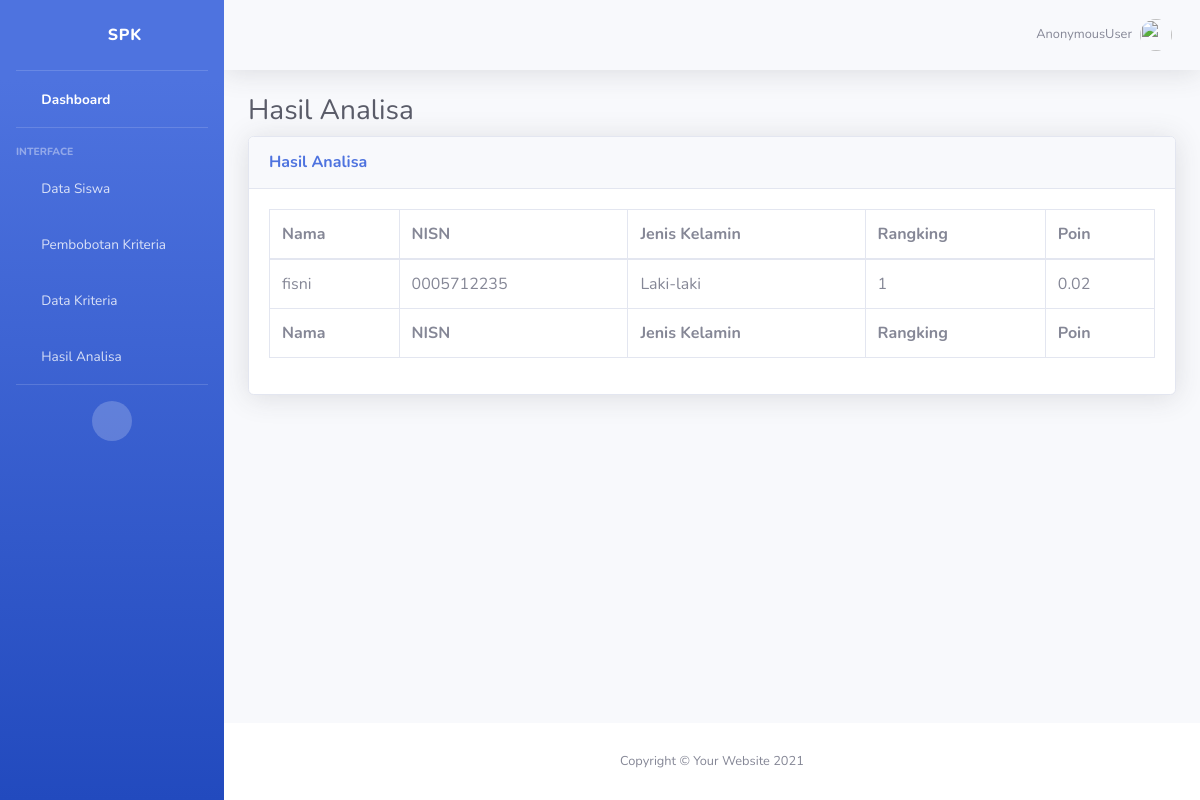
/Hasilanalisa/, run on the app's committed database.
### belajarApp/models.py (models this page shows, shortened)
class HasilAnalisa(models.Model):
    NISN=models.ForeignKey(DataSiswa, on_delete=models.CASCADE)
    Rangking=models.IntegerField()
    Poin=models.DecimalField(max_digits=3,decimal_places=2)

class DataSiswa(models.Model):
    jk=(('Laki-laki','Laki-laki'),('Perempuan','Perempuan'))
    Nama=models.CharField(max_length=100)
    NISN=models.CharField(max_length=10)
    jenis_kelamin=models.CharField(default=1, choices=jk, max_length=30)
    Penghasilan_orangtua=models.ForeignKey(JumlahPenghasilanOrtu, on_delete=models.CASCADE)
    Nilai_ratarata_raport=models.ForeignKey(NilaiRatarataRaport, on_delete=models.CASCADE)
    Jumlah_tanggungan_orang_tua=models.ForeignKey(JumlahTanggunganOrangTua, on_delete=models.CASCADE)
    Presentase_kehadiran_siswa=models.ForeignKey(PresentaseKehadiranSiswa, on_delete=models.CASCADE)
    Prestasi_yang_pernah_diraih=models.ForeignKey(Prestasiyangdiraih, on_delete=models.CASCADE)

### belajarApp/views.py (the view)
# urls.py: path('Hasilanalisa/',views.Hasilanalisa, name='Hasilanalisa'),
def Hasilanalisa(request):
    alternatif=list(DataSiswa.objects.values_list("NISN",flat= True))
    A1=list(DataSiswa.objects.values_list("Penghasilan_orangtua__bobot",flat= True))
    A2=list(DataSiswa.objects.values_list("Nilai_ratarata_raport__bobot",flat= True))
    A3=list(DataSiswa.objects.values_list("Jumlah_tanggungan_orang_tua__bobot",flat= True))
    A4=list(DataSiswa.objects.values_list("Presentase_kehadiran_siswa__bobot",flat= True))
    A5=list(DataSiswa.objects.values_list("Prestasi_yang_pernah_diraih__bobot",flat= True))
    kriteria=list(PembobotanKriteria.objects.values_list("Name",flat= True))
    costbenefit=list(PembobotanKriteria.objects.values_list("Keterangan",flat= True))
    kepentingan=list(PembobotanKriteria.objects.values_list("bobot",flat= True))
    rows, cols = (len(A1), 5)
    alternatifkriteria = [[0]*cols]*rows
    for a in range(len(A1)):
        for b in range(len(A2)):
            for c in range(len(A3)):
                for d in range(len(A4)):
                    for e in range(len(A5)):
                        if a==b==c==d==e:
                            alternatifkriteria[a]=[A1[a],A2[b],A3[c],A4[d],A5[e]]
    pembagi=[]
    for i in range(len(kriteria)):
        pembagi.append(0)
        for j in range(len(alternatif)):
            if costbenefit[i] == 'cost':
                if j == 0:
                    pembagi[i] =alternatifkriteria[j][i]
                else:
                    if pembagi [i] > alternatifkriteria[j][i]:
                        pembagi [i] = alternatifkriteria[j][i]
            else:
                if j == 0:
                    pembagi[i] =alternatifkriteria[j][i]
                else:
                    if pembagi [i] < alternatifkriteria[j][i]:
                        pembagi [i] = alternatifkriteria[j][i]
    normalisasi=[]
    for i in range(len(alternatif)):
        normalisasi.append([])
        for j in range(len(kriteria)):
            normalisasi[i].append(0)
            if costbenefit[j] == 'cost':
                normalisasi[i][j]=pembagi[j] / alternatifkriteria[i][j]
            else:
                normalisasi[i][j]=alternatifkriteria[i][j] / pembagi[2]
    hasil=[]
    for i in range(len(alternatif)):
        hasil.append(0)
        for j in range(len(kriteria)):
            hasil[i]=hasil[i]+(normalisasi[i][j]*kepentingan[j])
    data=HasilAnalisa.objects.all()
    context={'tabel':data}
    return render(request, 'indriapp/hasilanalisa.html',context)

### templates/indriapp/hasilanalisa.html
{% extends './index.html' %}
{% load crispy_forms_tags %}
{% load static %}
{% block content %}
<div class="container-fluid">
    <h1 class="h3 mb-2 text-gray-800">Hasil Analisa</h1>
    <div class="card shadow mb-4">
        <div class="card-header py-3">
            <h6 class="m-0 font-weight-bold text-primary">Hasil Analisa</h6>
        </div>
        <div class="card-body">
            <div class="table-responsive">
                <table class="table table-bordered" id="dataTable" width="100%" cellspacing="0">
                    <thead>
                        <tr>
                            <th>Nama</th>
                            <th>NISN</th>
                            <th>Jenis Kelamin</th>
                            <th>Rangking</th>
                            <th>Poin</th>
                        </tr>
                    </thead>
                    <tfoot>
                        <tr>
                            <th>Nama</th>
                            <th>NISN</th>
                            <th>Jenis Kelamin</th>
                            <th>Rangking</th>
                            <th>Poin</th>
                        </tr>
                    </tfoot>
                    <tbody>
                        {% for data in tabel %}
                        <tr>
                            <td>{{data.NISN.Nama}}</td>
                            <td>{{data.NISN.NISN}}</td>
                            <td>{{data.NISN.jenis_kelamin}}</td>
                            <td>{{data.Rangking}}</td>
                            <td>{{data.Poin}}</td>
                        </tr>
                        {% endfor %}
                    </tbody>
                </table>
            </div>
        </div>
    </div>
</div>
</div>
{% endblock content %}

### data on the page
HasilAnalisa: NISN.Nama "fisni", NISN.NISN "0005712235", NISN.jenis_kelamin "Laki-laki", Rangking "1", Poin "0.02"

### other printed values
{{ request.user }} "AnonymousUser"
